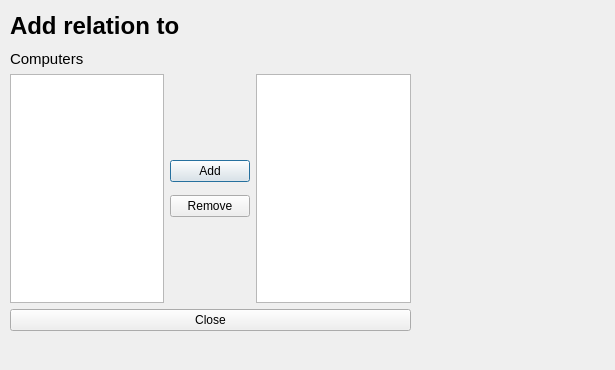
<?xml version="1.0" encoding="UTF-8"?>
<ui version="4.0">
 <class>PersonAddRelation</class>
 <widget class="QDialog" name="PersonAddRelation">
  <property name="geometry">
   <rect>
    <x>0</x>
    <y>0</y>
    <width>615</width>
    <height>370</height>
   </rect>
  </property>
  <property name="windowTitle">
   <string>Dialog</string>
  </property>
  <widget class="QWidget" name="verticalLayoutWidget">
   <property name="geometry">
    <rect>
     <x>10</x>
     <y>50</y>
     <width>401</width>
     <height>281</height>
    </rect>
   </property>
   <layout class="QVBoxLayout" name="verticalLayout">
    <item>
     <widget class="QLabel" name="label">
      <property name="font">
       <font>
        <pointsize>11</pointsize>
       </font>
      </property>
      <property name="text">
       <string>Computers</string>
      </property>
     </widget>
    </item>
    <item>
     <layout class="QHBoxLayout" name="horizontalLayout">
      <item>
       <widget class="QTableView" name="computer_list"/>
      </item>
      <item>
       <layout class="QVBoxLayout" name="verticalLayout_2">
        <item>
         <spacer name="verticalSpacer">
          <property name="orientation">
           <enum>Qt::Vertical</enum>
          </property>
          <property name="sizeHint" stdset="0">
           <size>
            <width>20</width>
            <height>40</height>
           </size>
          </property>
         </spacer>
        </item>
        <item>
         <widget class="QPushButton" name="pushButton_add_relation">
          <property name="text">
           <string>Add</string>
          </property>
         </widget>
        </item>
        <item>
         <spacer name="verticalSpacer_3">
          <property name="orientation">
           <enum>Qt::Vertical</enum>
          </property>
         </spacer>
        </item>
        <item>
         <widget class="QPushButton" name="pushButton_remove_relation">
          <property name="text">
           <string>Remove</string>
          </property>
         </widget>
        </item>
        <item>
         <spacer name="verticalSpacer_2">
          <property name="orientation">
           <enum>Qt::Vertical</enum>
          </property>
          <property name="sizeHint" stdset="0">
           <size>
            <width>20</width>
            <height>40</height>
           </size>
          </property>
         </spacer>
        </item>
       </layout>
      </item>
      <item>
       <widget class="QTableView" name="computer_list_related"/>
      </item>
     </layout>
    </item>
    <item>
     <layout class="QHBoxLayout" name="horizontalLayout_2">
      <item>
       <widget class="QPushButton" name="pushButton_cancel">
        <property name="text">
         <string>Close</string>
        </property>
       </widget>
      </item>
     </layout>
    </item>
   </layout>
  </widget>
  <widget class="QLabel" name="label_relation">
   <property name="geometry">
    <rect>
     <x>10</x>
     <y>10</y>
     <width>351</width>
     <height>31</height>
    </rect>
   </property>
   <property name="font">
    <font>
     <pointsize>18</pointsize>
     <weight>75</weight>
     <bold>true</bold>
    </font>
   </property>
   <property name="text">
    <string>Add relation to </string>
   </property>
  </widget>
  <zorder>date_date_c</zorder>
  <zorder>verticalLayoutWidget</zorder>
  <zorder>label_relation</zorder>
 </widget>
 <resources/>
 <connections/>
</ui>
